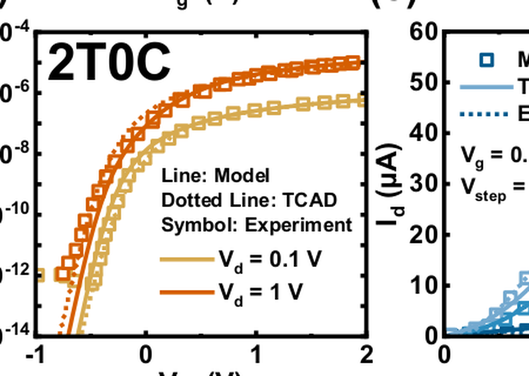
#> input picture experiments/spice_2t0c_v1/data/fig5d_final_3x.png, 529 x 376 px, shrunk from 1350 x 960 before the run, found by its file name
$ python _digitize_axis.py
#> lines starting #> are read from the running program, lines starting #| are printed output that depends on the picture; after the words box and inside, x2 and y2 are one past the last pixel; in counts of white or black regions, pixels touching at a corner belong together
"""Find the plot-box axes for Fig 5(d) and 5(e) and extract the data points.

We use the 3x upscaled PNGs. For each, find:
  - left axis (vertical line at x = x_left)
  - right axis (vertical line at x = x_right)
  - top axis (horizontal line at y = y_top)
  - bottom axis (horizontal line at y = y_bot)
Then we have a pixel grid that maps to data coordinates.

Fig 5(d) — Id-Vg 2T0C:
  x: Vg from -1 to 2 V
  y: log Id from 10^-14 to 10^-4 A  (10 decades)
  Curves: Vd=0.1 V, Vd=1 V
Fig 5(e) — Id-Vd 2T0C:
  x: Vd from 0 to 3 V
  y: Id from 0 to 60 uA (linear)
  Curves: Vg=0.4, 1.2, 2.0 V
"""
from PIL import Image
import numpy as np
import os

d = r'E:\BaiduSyncdisk\study\PAPER\DAC 2026\MATspice\experiments\spice_2t0c_v1\data'

def find_plot_box(img, expected_gray=50, tol=30):
    """Find the dark rectangle (axes) by scanning for solid dark lines."""
    arr = np.array(img.convert('RGB'))
    gray = arr.mean(axis=2)
    H, W = gray.shape
    # Top edge: scan each column for the topmost very-dark pixel
    dark = gray < (expected_gray + tol)
    # Sum per row
    row_density = dark.sum(axis=1)
    col_density = dark.sum(axis=0)
    # Find the longest horizontal line
    thresh_r = max(100, W * 0.5)
    thresh_c = max(100, H * 0.5)
    # Use the highest-density rows
    top_rows = np.where(row_density > thresh_r)[0]
    bot_rows = np.where(row_density > thresh_r)[0]
    left_cols = np.where(col_density > thresh_c)[0]
    right_cols = np.where(col_density > thresh_c)[0]
    return top_rows, bot_rows, left_cols, right_cols

for name in ['fig5d_final_3x.png', 'fig5e_final_3x.png']:
    p = os.path.join(d, name)
    im = Image.open(p)
#> im is the input picture: PIL image 529x376 RGB; mean R, G, B 226.6, 222.6, 218
    print('===', name, im.size)
#| === fig5d_final_3x.png (529, 376)
    arr = np.array(im.convert('RGB'))
    gray = arr.mean(axis=2)
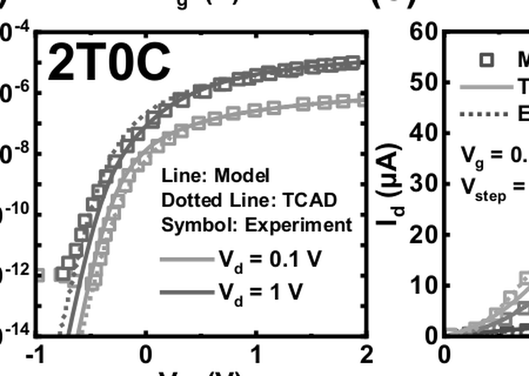
#> gray: shape (376, 529) float64; min 0, max 255, mean 222.4
    H, W = gray.shape
#> H = 376; W = 529
    # threshold for "dark"
    dark = gray < 60
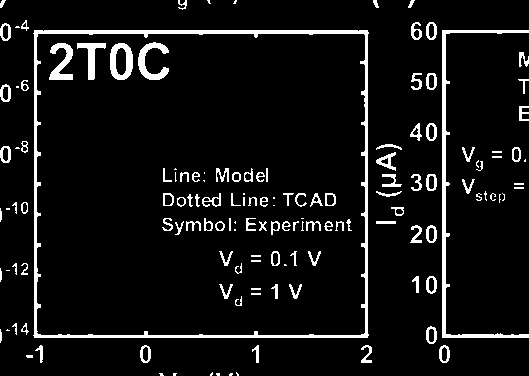
#> dark: shape (376, 529) bool; 7.3% white; 143 white regions (32 under 20 px), largest, box (x1, y1, x2, y2) and area: (33, 30, 369, 338) 4558, (442, 30, 529, 338) 1869, (138, 42, 169, 80) 499
    rd = dark.sum(axis=1)
#> rd = 376 values, max 440 at index 30, min 0 at index 10, mean 38.64
    cd = dark.sum(axis=0)
#> cd = 529 values, max 318 at index 365, min 0 at index 11, mean 27.46
    # find rows that have a long dark horizontal line (axes)
    # top axis: near top of plot, full width dark line
    # We'll find local maxima
    # Plot borders are typically 3-5 pixels wide.
    # Find a column where the dark count is high: this corresponds to the left axis
    # and the right axis.
    # In a 1350x960 image with plot spanning maybe 200..1100 in x and 100..800 in y:
    thresh_row = W * 0.5
#> thresh_row = 264.5
    thresh_col = H * 0.5
#> thresh_col = 188
    horiz_lines = np.where(rd > thresh_row)[0]
#> horiz_lines = [30, 31, 32, 33, 335, 336, 337]
    vert_lines = np.where(cd > thresh_col)[0]
#> vert_lines = [34, 35, 36, 365, 366, 367, 442, 443, 444, 445]
    # cluster consecutive rows
    def cluster(idx):
        if len(idx) == 0:
            return []
        groups = [[idx[0]]]
#> groups = [[30]]
        for v in idx[1:]:
            if v - groups[-1][-1] <= 2:
                groups[-1].append(v)
            else:
                groups.append([v])
#> this loop made 6 passes
#> v on passes 1 to 6: 31, 32, 33, 335, 336, 337
#> after the loop, groups = [[30, 31, 32, 33], [335, 336, 337]]
        return [(g[0], g[-1]) for g in groups]
    hr = cluster(horiz_lines)
#> hr = [(30, 33), (335, 337)]
    vc = cluster(vert_lines)
#> the loop in cluster (call 2), `for v in idx[1:]:` made 9 passes
#> v on passes 1 to 9: 35, 36, 365, 366, 367, 442, 443, 444, 445
#> vc = [(34, 36), (365, 367), (442, 445)]
    print('horiz line candidates (top,bot):', hr[:10])
#| horiz line candidates (top,bot): [(30, 33), (335, 337)]
    print('vert line candidates (left,right):', vc[:10])
#| vert line candidates (left,right): [(34, 36), (365, 367), (442, 445)]
#> pass 2 of the loop `for name in ['fig5d_final_3x.png', 'fig5e_final_3x.png']:`:
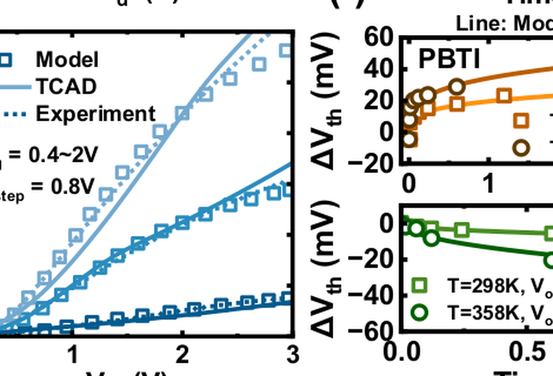
#> input picture experiments/spice_2t0c_v1/data/fig5e_final_3x.png, 553 x 376 px, shrunk from 1410 x 960 before the run, found by its file name
#> im is the input picture: PIL image 553x376 RGB; mean R, G, B 216.9, 220.7, 220.9
#| === fig5e_final_3x.png (553, 376)
#> `gray = arr.mean(axis=2)`:
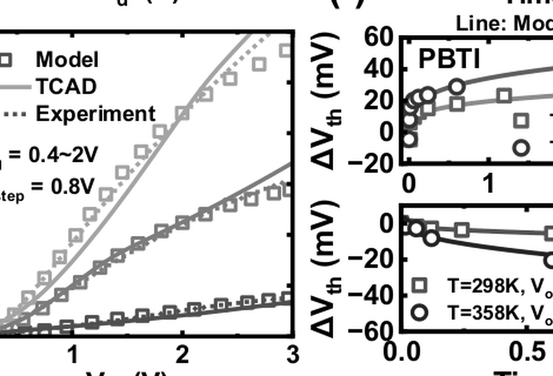
#> gray: shape (376, 553) float64; min 0, max 255, mean 219.5
#> `dark = gray < 60`:
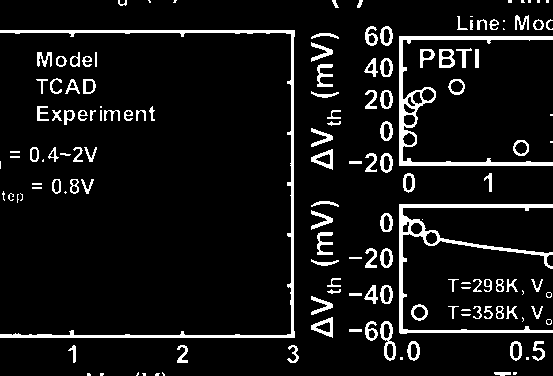
#> dark: shape (376, 553) bool; 8.1% white; 146 white regions (37 under 20 px), largest, box (x1, y1, x2, y2) and area: (0, 30, 295, 338) 2915, (399, 204, 553, 334) 2431, (399, 36, 553, 166) 2313
#> rd = 376 values, max 314 at index 335, min 0 at index 8, mean 44.91
#> cd = 553 values, max 314 at index 291, min 0 at index 299, mean 30.54
#> horiz_lines = [30, 31, 32, 335, 336, 337]
#> vert_lines = [291, 292, 293, 399, 400, 401, 402]
#> hr = [(30, 32), (335, 337)]
#> vc = [(291, 293), (399, 402)]
#| horiz line candidates (top,bot): [(30, 32), (335, 337)]
#| vert line candidates (left,right): [(291, 293), (399, 402)]
